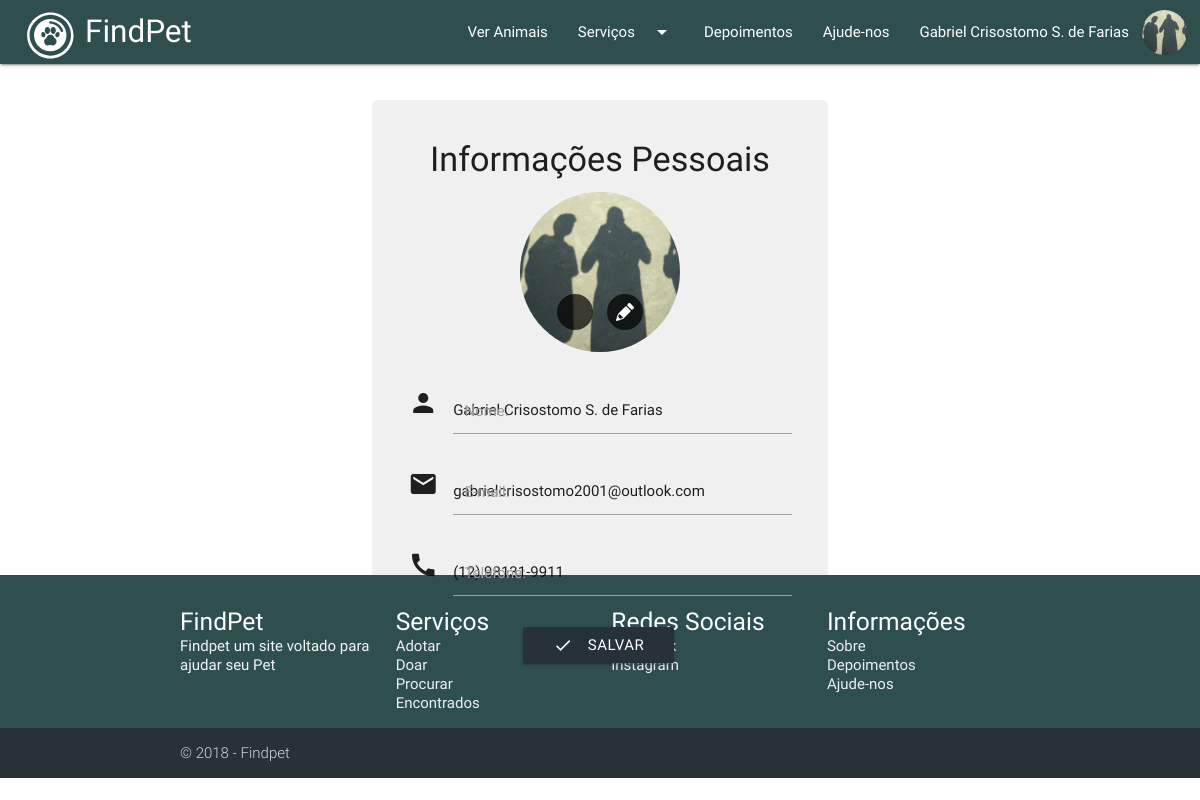
/perfil.php (signed in), run on the app's committed database.
### tables this page shows
CREATE TABLE `usuario` (
  `idusuario` int(10) UNSIGNED NOT NULL,
  `nome` varchar(75) NOT NULL,
  `email` varchar(50) NOT NULL,
  `img` varchar(30) DEFAULT 'profile.jpg',
  `telefone` varchar(15) DEFAULT NULL,
  `senha` varchar(45) NOT NULL
);

### perfil.php (the view, shortened to what this page needs)
<?php
    require 'navbar.php';
?>
<?php
    require_once 'ajax/conexao.php';
        $sql = "SELECT * FROM usuario WHERE idusuario = '".$id."'";
        $consulta = $conn->query($sql);
        $usuario = $consulta->fetch(PDO::FETCH_ASSOC);
?>
        <div id="corperfil">
        <center>
            <h4>Informações Pessoais</h4>
        </center>
        <div class="imgperfil">
            <div
                    class="slim imageuser"
                    data-min-size="150,150"
                    data-size="1000,1000"
                    data-ratio="1:1"
                    data-instant-edit="true"
                    data-did-upload="atualizaImg"
                    data-service="ajax/editarImagem.php"
                    data-push="true"
                    style="width: 160px;height: 160px;border-radius:90px; margin:auto;">
                <img id="imageuser" src="img/<?php echo $usuario['img']; ?>"><br/>
            </div>
            <form id="editForm">
                <div class="input-field col s6">
                    <i class="Small material-icons prefix">person</i>
                    <label for="nome">Nome:</label>
                    <input type="text" id="nome" name="nome" value="<?php echo $usuario['nome']; ?>">
                    <br/>
                </div>
                <div class="input-field col s6">
                    <i class="Small material-icons prefix">mail</i>
                    <label for="icon_mail">E-mail:</label>
                    <input id="icon_mail" type="text" name="email" value="<?php echo $usuario['email']; ?>">
                </div>
                <div class="input-field col s6">
                    <i class="Small material-icons prefix">call</i>
                    <label for="telefone">Telefone:</label>
                    <input type="text" id="telefone" name="telefone" value="<?php echo $usuario['telefone']; ?>">
                </div>
                <a class="blue-grey darken-4 btn" id="salvar" style="margin-left: 30%; margin-top: 3%;"><i class="material-icons left">done</i>Salvar</a>
            </form>
        </div>
        </div>
        <?php
            require 'footer.php';
        ?>
    </body>
</html>

### css/style.css (style rules this page uses)
#editForm { margin: auto; width: 400px; margin-top: 3%; padding: 2%; }
#corperfil { width: 38%; border: 6% solid #c3c3c340; background-color: #c3c3c340; border-radius: 1%; padding: 2%; margin: auto; margin-bottom: -10%; margin-top: 3% }
html, body { height: 100%; }

### data on the page
usuario: nome "Gabriel Crisostomo S. de Farias", email "gabrielcrisostomo2001@outlook.com", telefone "(12) 98131-9911"
